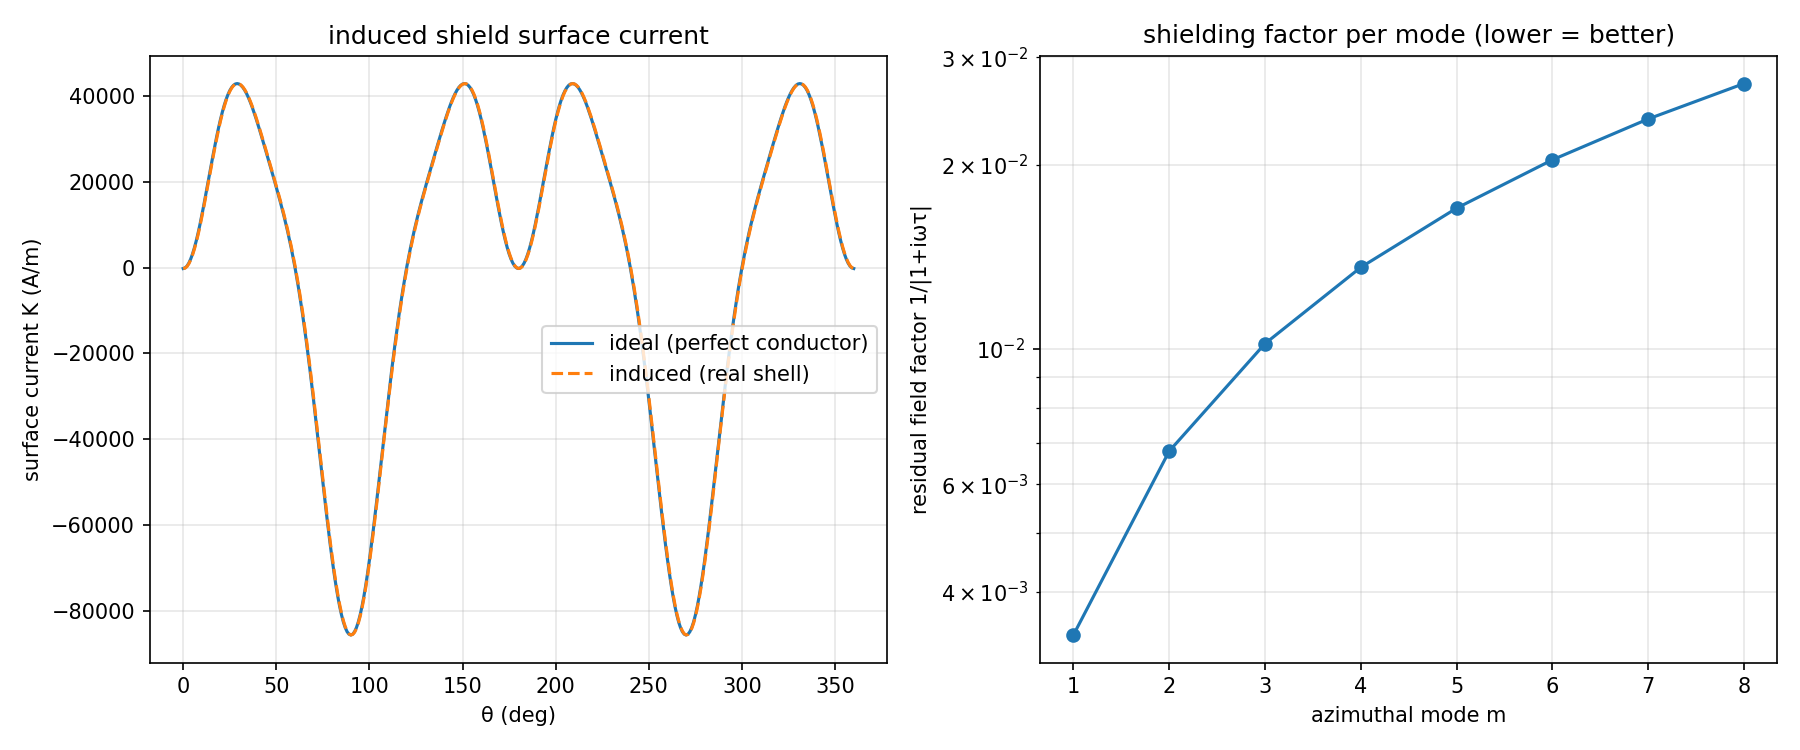

Recreate this plot in Python.
"""Induced shield current from ELECTROMAGNETIC INDUCTION (2-D thin-shell
eddy-current model).

Answers: given the main-coil current and real copper / pulse parameters,
what shield current does a real conductor actually INDUCE, and how well
does it screen? -- as opposed to solving for an arbitrary field-nulling
current (which is not guaranteed to be physical).

Method (2-D, axial currents, azimuthal Fourier modes m):
  1. coil exterior field  -> multipole moments  C_m = sum_j I_j z_j^m
  2. a perfect conductor at radius a carries the surface current that
     cancels every exterior multipole (B.n = 0 on the shell):
       K_ideal(t) = - sum_m Re[C_m e^{-i m t}] / (pi a^{m+1})     [A/m]
  3. a REAL thin shell (sigma, thickness d) responds mode-by-mode with a
     first-order L/R filter:
       f_m(w) = i w tau_m / (1 + i w tau_m),  tau_m = mu0 sigma d_eff a /(2 m)
     induced current  K = sum_m f_m * (ideal mode m);
     residual exterior field of mode m reduced by  1/(1 + i w tau_m).
  Fast-pulse / good-conductor limit (w tau_m >> 1): f_m -> 1, the shell
  induces ~the full ideal screening current -> strong shielding.

Parameters are literature / design values (cited inline); edit the globals
for the real PSXM numbers.

Run:  python induced_shield.py
"""

import numpy as np
import matplotlib.pyplot as plt

from PSXM_coils import PSXMCoils

MU0 = 4e-7 * np.pi

# --- literature / design parameters (EDIT for the real PSXM) --------------
SIGMA_CU = 5.8e7      # S/m, copper conductivity (~IACS standard)
A_SHIELD = 27.5e-3    # m, shield radius (PSXM_sim model value)
D_SHIELD = 2.0e-3     # m, copper thickness (NOMINAL -- confirm from design)
I_COIL = 1000.0       # A, main-coil peak current
T_PULSE = 1.0e-6      # s, pulse width (mentor slide: ~1 kA, <= 1 us)
SHIELD_N = 100        # express K as an equivalent per-point current
M_MODES = 8           # azimuthal modes to keep


def main():
    omega = np.pi / T_PULSE                       # ~ angular freq of a half-sine of width T
    f0 = omega / (2 * np.pi)
    delta = np.sqrt(2.0 / (MU0 * SIGMA_CU * omega))   # skin depth
    d_eff = min(D_SHIELD, delta)                  # skin effect: current in ~delta layer if delta<d

    print(f"pulse : I_coil={I_COIL:.0f} A, width {T_PULSE*1e6:.2f} us -> f~{f0/1e6:.3f} MHz")
    print(f"copper: sigma={SIGMA_CU:.2e} S/m, skin depth={delta*1e6:.1f} um, "
          f"d={D_SHIELD*1e3:.2f} mm -> d_eff={d_eff*1e6:.1f} um")
    print(f"shield: radius a={A_SHIELD*1e3:.1f} mm\n")

    # --- step 1: coil multipole moments C_m = sum_j I_j z_j^m ------------
    coils = PSXMCoils(currents=[0, I_COIL, I_COIL, 0, -I_COIL, -I_COIL])  # quadrupole
    z = (np.asarray(coils.x) + 1j * np.asarray(coils.y)) * 1e-3           # leg positions, m
    Ileg = np.asarray(coils.I)
    C = np.array([np.sum(Ileg * z ** m) for m in range(M_MODES + 1)])

    # --- steps 2-3: per-mode time constant and L/R response -------------
    tau = np.zeros(M_MODES + 1)
    fmod = np.zeros(M_MODES + 1, dtype=complex)
    print(" m   |C_m|         w*tau_m      shielding 1/|1+iwt|   |f_m| (induced frac)")
    for m in range(1, M_MODES + 1):
        tau[m] = MU0 * SIGMA_CU * d_eff * A_SHIELD / (2 * m)
        wt = omega * tau[m]
        fmod[m] = 1j * wt / (1 + 1j * wt)
        print(f" {m}   {abs(C[m]):.3e}   {wt:10.1f}    {1.0/abs(1+1j*wt):.3e}          {abs(fmod[m]):.4f}")

    # --- reconstruct surface current K(theta) [A/m] --------------------
    th = np.linspace(0, 2 * np.pi, 361)
    K_ideal = np.zeros_like(th)
    K_real = np.zeros_like(th)
    for m in range(1, M_MODES + 1):
        base = np.real(C[m] * np.exp(-1j * m * th)) / (np.pi * A_SHIELD ** (m + 1))
        K_ideal += -base
        K_real += -np.real(fmod[m] * C[m] * np.exp(-1j * m * th)) / (np.pi * A_SHIELD ** (m + 1))

    dth = th[1] - th[0]
    I_oneway_ideal = 0.5 * np.sum(np.abs(K_ideal)) * A_SHIELD * dth
    I_oneway_real = 0.5 * np.sum(np.abs(K_real)) * A_SHIELD * dth
    seg = 2 * np.pi * A_SHIELD / SHIELD_N
    print(f"\nideal screening current : peak |K|={np.max(np.abs(K_ideal)):8.1f} A/m,  "
          f"total(one way)={I_oneway_ideal:7.1f} A,  per-point peak={np.max(np.abs(K_ideal))*seg:6.1f} A")
    print(f"induced (real shell)    : peak |K|={np.max(np.abs(K_real)):8.1f} A/m,  "
          f"total(one way)={I_oneway_real:7.1f} A,  per-point peak={np.max(np.abs(K_real))*seg:6.1f} A")
    print(f"induced / ideal (peak)  : {np.max(np.abs(K_real))/np.max(np.abs(K_ideal)):.3f}")
    print(f"coil current for reference: {I_COIL:.0f} A per leg")
    print(f"dominant quadrupole (m=2) shielding factor: {1.0/abs(1+1j*omega*tau[2]):.3e}")

    # --- plot ----------------------------------------------------------
    fig, ax = plt.subplots(1, 2, figsize=(12, 5))
    ax[0].plot(np.degrees(th), K_ideal, label="ideal (perfect conductor)")
    ax[0].plot(np.degrees(th), K_real, "--", label="induced (real shell)")
    ax[0].set_xlabel("θ (deg)")
    ax[0].set_ylabel("surface current K (A/m)")
    ax[0].set_title("induced shield surface current")
    ax[0].legend()
    ax[0].grid(alpha=0.3)

    mm = np.arange(1, M_MODES + 1)
    Sfac = np.array([1.0 / abs(1 + 1j * omega * tau[m]) for m in mm])
    ax[1].semilogy(mm, Sfac, "o-")
    ax[1].set_xlabel("azimuthal mode m")
    ax[1].set_ylabel("residual field factor 1/|1+iωτ|")
    ax[1].set_title("shielding factor per mode (lower = better)")
    ax[1].grid(alpha=0.3, which="both")
    fig.tight_layout()
    fig.savefig("induced_shield.png", dpi=150)
    print("\nsaved induced_shield.png")


if __name__ == "__main__":
    main()
